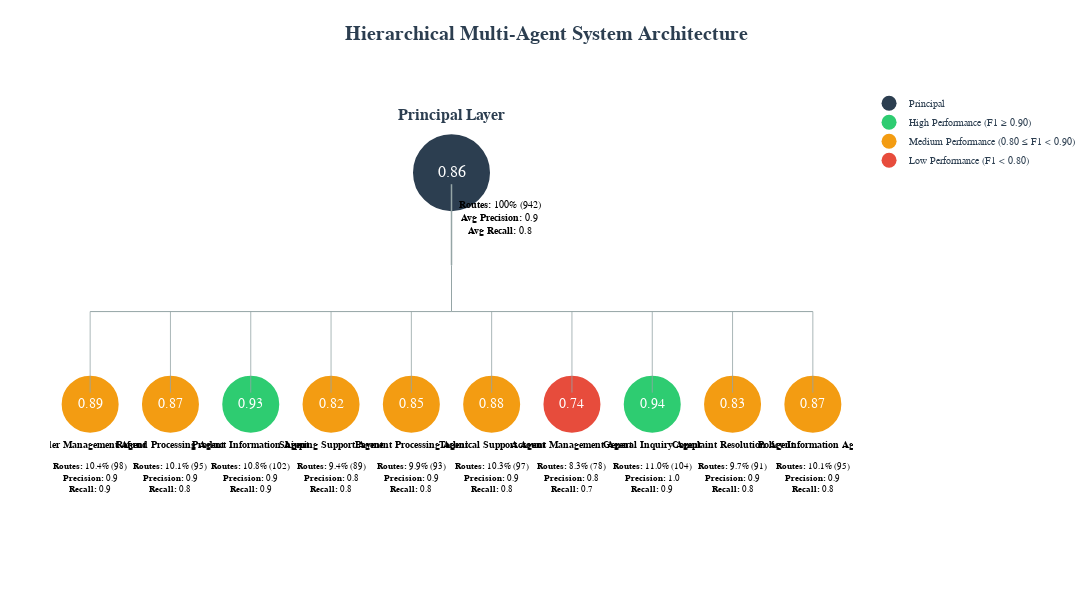

The cell this chart's notebook holds for it:
### Code cell
# In your Jupyter notebook:
#from graphs_agent import *
from agent_plots import *
# Create visualizer and show basic chart
visualizer = HierarchicalAgentPlotly()
fig = visualizer.create_hierarchy_diagram()
fig.show()


#fig = visualizer.create_hierarchy_diagram(principal_font_size=20, agent_font_size=18)
#fig.show()

### Figure 1 — Plotly figure (JSON) as saved in the notebook; plotly's stock layout.template omitted (floating-point values rounded to 4 significant figures)
{"data": [{"hovertemplate": "<b>Principal Agent</b><br>Overall F1: 0.862<br>Role: Central Router & Coordinator<extra></extra>", "marker": {"color": "#2C3E50", "line": {"color": "white", "width": 3}, "size": 80}, "mode": "markers+text", "name": "Principal", "showlegend": false, "text": ["0.86"], "textfont": {"color": "white", "family": "Calibri", "size": 16, "style": "normal", "variant": "normal"}, "textposition": "middle center", "type": "scatter", "x": [0], "y": [1]}, {"hoverinfo": "skip", "mode": "text", "showlegend": false, "text": ["<b>Routes:</b> 100% (942)<br><b>Avg Precision:</b> 0.9<br><b>Avg Recall:</b> 0.8"], "textfont": {"color": "black", "family": "Calibri", "size": 10}, "type": "scatter", "x": [0.6], "y": [0.8]}, {"hovertemplate": "<b>Order Management Agent</b><br>F1 Score: 0.890<br>Precision: 0.920<br>Recall: 0.860<br>Routes: 98<extra></extra>", "marker": {"color": "#f39c12", "line": {"color": "white", "width": 3}, "size": 60}, "mode": "markers+text", "name": "Order Management Agent", "showlegend": false, "text": ["0.89"], "textfont": {"color": "white", "family": "Calibri", "size": 14, "style": "normal", "variant": "normal"}, "textposition": "middle center", "type": "scatter", "x": [-4.5], "y": [0]}, {"hoverinfo": "skip", "mode": "text", "showlegend": false, "text": ["<b>Order Management Agent</b>"], "textfont": {"color": "black", "family": "Calibri", "size": 10}, "type": "scatter", "x": [-4.5], "y": [-0.18]}, {"hoverinfo": "skip", "mode": "text", "showlegend": false, "text": ["<b>Routes:</b> 10.4% (98)<br><b>Precision:</b> 0.9<br><b>Recall:</b> 0.9"], "textfont": {"color": "black", "family": "Calibri", "size": 9}, "type": "scatter", "x": [-4.5], "y": [-0.32]}, {"hovertemplate": "<b>Refund Processing Agent</b><br>F1 Score: 0.870<br>Precision: 0.900<br>Recall: 0.840<br>Routes: 95<extra></extra>", "marker": {"color": "#f39c12", "line": {"color": "white", "width": 3}, "size": 60}, "mode": "markers+text", "name": "Refund Processing Agent", "showlegend": false, "text": ["0.87"], "textfont": {"color": "white", "family": "Calibri", "size": 14, "style": "normal", "variant": "normal"}, "textposition": "middle center", "type": "scatter", "x": [-3.5], "y": [0]}, {"hoverinfo": "skip", "mode": "text", "showlegend": false, "text": ["<b>Refund Processing Agent</b>"], "textfont": {"color": "black", "family": "Calibri", "size": 10}, "type": "scatter", "x": [-3.5], "y": [-0.18]}, {"hoverinfo": "skip", "mode": "text", "showlegend": false, "text": ["<b>Routes:</b> 10.1% (95)<br><b>Precision:</b> 0.9<br><b>Recall:</b> 0.8"], "textfont": {"color": "black", "family": "Calibri", "size": 9}, "type": "scatter", "x": [-3.5], "y": [-0.32]}, {"hovertemplate": "<b>Product Information Agent</b><br>F1 Score: 0.930<br>Precision: 0.950<br>Recall: 0.910<br>Routes: 102<extra></extra>", "marker": {"color": "#2ecc71", "line": {"color": "white", "width": 3}, "size": 60}, "mode": "markers+text", "name": "Product Information Agent", "showlegend": false, "text": ["0.93"], "textfont": {"color": "white", "family": "Calibri", "size": 14, "style": "normal", "variant": "normal"}, "textposition": "middle center", "type": "scatter", "x": [-2.5], "y": [0]}, {"hoverinfo": "skip", "mode": "text", "showlegend": false, "text": ["<b>Product Information Agent</b>"], "textfont": {"color": "black", "family": "Calibri", "size": 10}, "type": "scatter", "x": [-2.5], "y": [-0.18]}, {"hoverinfo": "skip", "mode": "text", "showlegend": false, "text": ["<b>Routes:</b> 10.8% (102)<br><b>Precision:</b> 0.9<br><b>Recall:</b> 0.9"], "textfont": {"color": "black", "family": "Calibri", "size": 9}, "type": "scatter", "x": [-2.5], "y": [-0.32]}, {"hovertemplate": "<b>Shipping Support Agent</b><br>F1 Score: 0.820<br>Precision: 0.850<br>Recall: 0.790<br>Routes: 89<extra></extra>", "marker": {"color": "#f39c12", "line": {"color": "white", "width": 3}, "size": 60}, "mode": "markers+text", "name": "Shipping Support Agent", "showlegend": false, "text": ["0.82"], "textfont": {"color": "white", "family": "Calibri", "size": 14, "style": "normal", "variant": "normal"}, "textposition": "middle center", "type": "scatter", "x": [-1.5], "y": [0]}, {"hoverinfo": "skip", "mode": "text", "showlegend": false, "text": ["<b>Shipping Support Agent</b>"], "textfont": {"color": "black", "family": "Calibri", "size": 10}, "type": "scatter", "x": [-1.5], "y": [-0.18]}, {"hoverinfo": "skip", "mode": "text", "showlegend": false, "text": ["<b>Routes:</b> 9.4% (89)<br><b>Precision:</b> 0.8<br><b>Recall:</b> 0.8"], "textfont": {"color": "black", "family": "Calibri", "size": 9}, "type": "scatter", "x": [-1.5], "y": [-0.32]}, {"hovertemplate": "<b>Payment Processing Agent</b><br>F1 Score: 0.850<br>Precision: 0.880<br>Recall: 0.820<br>Routes: 93<extra></extra>", "marker": {"color": "#f39c12", "line": {"color": "white", "width": 3}, "size": 60}, "mode": "markers+text", "name": "Payment Processing Agent", "showlegend": false, "text": ["0.85"], "textfont": {"color": "white", "family": "Calibri", "size": 14, "style": "normal", "variant": "normal"}, "textposition": "middle center", "type": "scatter", "x": [-0.5], "y": [0]}, {"hoverinfo": "skip", "mode": "text", "showlegend": false, "text": ["<b>Payment Processing Agent</b>"], "textfont": {"color": "black", "family": "Calibri", "size": 10}, "type": "scatter", "x": [-0.5], "y": [-0.18]}, {"hoverinfo": "skip", "mode": "text", "showlegend": false, "text": ["<b>Routes:</b> 9.9% (93)<br><b>Precision:</b> 0.9<br><b>Recall:</b> 0.8"], "textfont": {"color": "black", "family": "Calibri", "size": 9}, "type": "scatter", "x": [-0.5], "y": [-0.32]}, {"hovertemplate": "<b>Technical Support Agent</b><br>F1 Score: 0.880<br>Precision: 0.910<br>Recall: 0.850<br>Routes: 97<extra></extra>", "marker": {"color": "#f39c12", "line": {"color": "white", "width": 3}, "size": 60}, "mode": "markers+text", "name": "Technical Support Agent", "showlegend": false, "text": ["0.88"], "textfont": {"color": "white", "family": "Calibri", "size": 14, "style": "normal", "variant": "normal"}, "textposition": "middle center", "type": "scatter", "x": [0.5], "y": [0]}, {"hoverinfo": "skip", "mode": "text", "showlegend": false, "text": ["<b>Technical Support Agent</b>"], "textfont": {"color": "black", "family": "Calibri", "size": 10}, "type": "scatter", "x": [0.5], "y": [-0.18]}, {"hoverinfo": "skip", "mode": "text", "showlegend": false, "text": ["<b>Routes:</b> 10.3% (97)<br><b>Precision:</b> 0.9<br><b>Recall:</b> 0.8"], "textfont": {"color": "black", "family": "Calibri", "size": 9}, "type": "scatter", "x": [0.5], "y": [-0.32]}, {"hovertemplate": "<b>Account Management Agent</b><br>F1 Score: 0.740<br>Precision: 0.780<br>Recall: 0.710<br>Routes: 78<extra></extra>", "marker": {"color": "#e74c3c", "line": {"color": "white", "width": 3}, "size": 60}, "mode": "markers+text", "name": "Account Management Agent", "showlegend": false, "text": ["0.74"], "textfont": {"color": "white", "family": "Calibri", "size": 14, "style": "normal", "variant": "normal"}, "textposition": "middle center", "type": "scatter", "x": [1.5], "y": [0]}, {"hoverinfo": "skip", "mode": "text", "showlegend": false, "text": ["<b>Account Management Agent</b>"], "textfont": {"color": "black", "family": "Calibri", "size": 10}, "type": "scatter", "x": [1.5], "y": [-0.18]}, {"hoverinfo": "skip", "mode": "text", "showlegend": false, "text": ["<b>Routes:</b> 8.3% (78)<br><b>Precision:</b> 0.8<br><b>Recall:</b> 0.7"], "textfont": {"color": "black", "family": "Calibri", "size": 9}, "type": "scatter", "x": [1.5], "y": [-0.32]}, {"hovertemplate": "<b>General Inquiry Agent</b><br>F1 Score: 0.940<br>Precision: 0.960<br>Recall: 0.920<br>Routes: 104<extra></extra>", "marker": {"color": "#2ecc71", "line": {"color": "white", "width": 3}, "size": 60}, "mode": "markers+text", "name": "General Inquiry Agent", "showlegend": false, "text": ["0.94"], "textfont": {"color": "white", "family": "Calibri", "size": 14, "style": "normal", "variant": "normal"}, "textposition": "middle center", "type": "scatter", "x": [2.5], "y": [0]}, {"hoverinfo": "skip", "mode": "text", "showlegend": false, "text": ["<b>General Inquiry Agent</b>"], "textfont": {"color": "black", "family": "Calibri", "size": 10}, "type": "scatter", "x": [2.5], "y": [-0.18]}, {"hoverinfo": "skip", "mode": "text", "showlegend": false, "text": ["<b>Routes:</b> 11.0% (104)<br><b>Precision:</b> 1.0<br><b>Recall:</b> 0.9"], "textfont": {"color": "black", "family": "Calibri", "size": 9}, "type": "scatter", "x": [2.5], "y": [-0.32]}, {"hovertemplate": "<b>Complaint Resolution Agent</b><br>F1 Score: 0.830<br>Precision: 0.860<br>Recall: 0.800<br>Routes: 91<extra></extra>", "marker": {"color": "#f39c12", "line": {"color": "white", "width": 3}, "size": 60}, "mode": "markers+text", "name": "Complaint Resolution Agent", "showlegend": false, "text": ["0.83"], "textfont": {"color": "white", "family": "Calibri", "size": 14, "style": "normal", "variant": "normal"}, "textposition": "middle center", "type": "scatter", "x": [3.5], "y": [0]}, {"hoverinfo": "skip", "mode": "text", "showlegend": false, "text": ["<b>Complaint Resolution Agent</b>"], "textfont": {"color": "black", "family": "Calibri", "size": 10}, "type": "scatter", "x": [3.5], "y": [-0.18]}, {"hoverinfo": "skip", "mode": "text", "showlegend": false, "text": ["<b>Routes:</b> 9.7% (91)<br><b>Precision:</b> 0.9<br><b>Recall:</b> 0.8"], "textfont": {"color": "black", "family": "Calibri", "size": 9}, "type": "scatter", "x": [3.5], "y": [-0.32]}, {"hovertemplate": "<b>Policy Information Agent</b><br>F1 Score: 0.870<br>Precision: 0.900<br>Recall: 0.840<br>Routes: 95<extra></extra>", "marker": {"color": "#f39c12", "line": {"color": "white", "width": 3}, "size": 60}, "mode": "markers+text", "name": "Policy Information Agent", "showlegend": false, "text": ["0.87"], "textfont": {"color": "white", "family": "Calibri", "size": 14, "style": "normal", "variant": "normal"}, "textposition": "middle center", "type": "scatter", "x": [4.5], "y": [0]}, {"hoverinfo": "skip", "mode": "text", "showlegend": false, "text": ["<b>Policy Information Agent</b>"], "textfont": {"color": "black", "family": "Calibri", "size": 10}, "type": "scatter", "x": [4.5], "y": [-0.18]}, {"hoverinfo": "skip", "mode": "text", "showlegend": false, "text": ["<b>Routes:</b> 10.1% (95)<br><b>Precision:</b> 0.9<br><b>Recall:</b> 0.8"], "textfont": {"color": "black", "family": "Calibri", "size": 9}, "type": "scatter", "x": [4.5], "y": [-0.32]}, {"hoverinfo": "skip", "line": {"color": "#95A5A6", "width": 1.5}, "mode": "lines", "showlegend": false, "type": "scatter", "x": [0, 0], "y": [0.95, 0.6]}, {"hoverinfo": "skip", "line": {"color": "#95A5A6", "width": 1}, "mode": "lines", "showlegend": false, "type": "scatter", "x": [-4.5, 4.5], "y": [0.4, 0.4]}, {"hoverinfo": "skip", "line": {"color": "#95A5A6", "width": 1}, "mode": "lines", "showlegend": false, "type": "scatter", "x": [0, 0], "y": [0.6, 0.4]}, {"hoverinfo": "skip", "line": {"color": "#95A5A6", "width": 0.8}, "mode": "lines", "showlegend": false, "type": "scatter", "x": [-4.5, -4.5], "y": [0.4, 0.05]}, {"hoverinfo": "skip", "line": {"color": "#95A5A6", "width": 0.8}, "mode": "lines", "showlegend": false, "type": "scatter", "x": [-3.5, -3.5], "y": [0.4, 0.05]}, {"hoverinfo": "skip", "line": {"color": "#95A5A6", "width": 0.8}, "mode": "lines", "showlegend": false, "type": "scatter", "x": [-2.5, -2.5], "y": [0.4, 0.05]}, {"hoverinfo": "skip", "line": {"color": "#95A5A6", "width": 0.8}, "mode": "lines", "showlegend": false, "type": "scatter", "x": [-1.5, -1.5], "y": [0.4, 0.05]}, {"hoverinfo": "skip", "line": {"color": "#95A5A6", "width": 0.8}, "mode": "lines", "showlegend": false, "type": "scatter", "x": [-0.5, -0.5], "y": [0.4, 0.05]}, {"hoverinfo": "skip", "line": {"color": "#95A5A6", "width": 0.8}, "mode": "lines", "showlegend": false, "type": "scatter", "x": [0.5, 0.5], "y": [0.4, 0.05]}, {"hoverinfo": "skip", "line": {"color": "#95A5A6", "width": 0.8}, "mode": "lines", "showlegend": false, "type": "scatter", "x": [1.5, 1.5], "y": [0.4, 0.05]}, {"hoverinfo": "skip", "line": {"color": "#95A5A6", "width": 0.8}, "mode": "lines", "showlegend": false, "type": "scatter", "x": [2.5, 2.5], "y": [0.4, 0.05]}, {"hoverinfo": "skip", "line": {"color": "#95A5A6", "width": 0.8}, "mode": "lines", "showlegend": false, "type": "scatter", "x": [3.5, 3.5], "y": [0.4, 0.05]}, {"hoverinfo": "skip", "line": {"color": "#95A5A6", "width": 0.8}, "mode": "lines", "showlegend": false, "type": "scatter", "x": [4.5, 4.5], "y": [0.4, 0.05]}, {"marker": {"color": "#2C3E50", "size": 15}, "mode": "markers", "name": "Principal", "showlegend": true, "type": "scatter", "x": [null], "y": [null]}, {"marker": {"color": "#2ecc71", "size": 15}, "mode": "markers", "name": "High Performance (F1 ≥ 0.90)", "showlegend": true, "type": "scatter", "x": [null], "y": [null]}, {"marker": {"color": "#f39c12", "size": 15}, "mode": "markers", "name": "Medium Performance (0.80 ≤ F1 < 0.90)", "showlegend": true, "type": "scatter", "x": [null], "y": [null]}, {"marker": {"color": "#e74c3c", "size": 15}, "mode": "markers", "name": "Low Performance (F1 < 0.80)", "showlegend": true, "type": "scatter", "x": [null], "y": [null]}], "layout": {"annotations": [{"font": {"color": "#2C3E50", "family": "Calibri", "size": 16}, "showarrow": false, "text": "<b>Principal Layer</b>", "x": 0, "y": 1.25}], "height": 600, "legend": {"font": {"color": "#2C3E50", "family": "Calibri", "size": 10}, "orientation": "v", "x": 1.02, "xanchor": "left", "y": 0.98, "yanchor": "top"}, "margin": {"b": 80, "l": 50, "r": 150, "t": 80}, "paper_bgcolor": "white", "plot_bgcolor": "white", "title": {"font": {"color": "#2C3E50", "family": "Calibri", "size": 20}, "text": "<b>Hierarchical Multi-Agent System Architecture</b>", "x": 0.5}, "width": 1400, "xaxis": {"range": [-5, 5], "showgrid": false, "showticklabels": false, "zeroline": false}, "yaxis": {"range": [-0.5, 1.4], "showgrid": false, "showticklabels": false, "zeroline": false}}}
